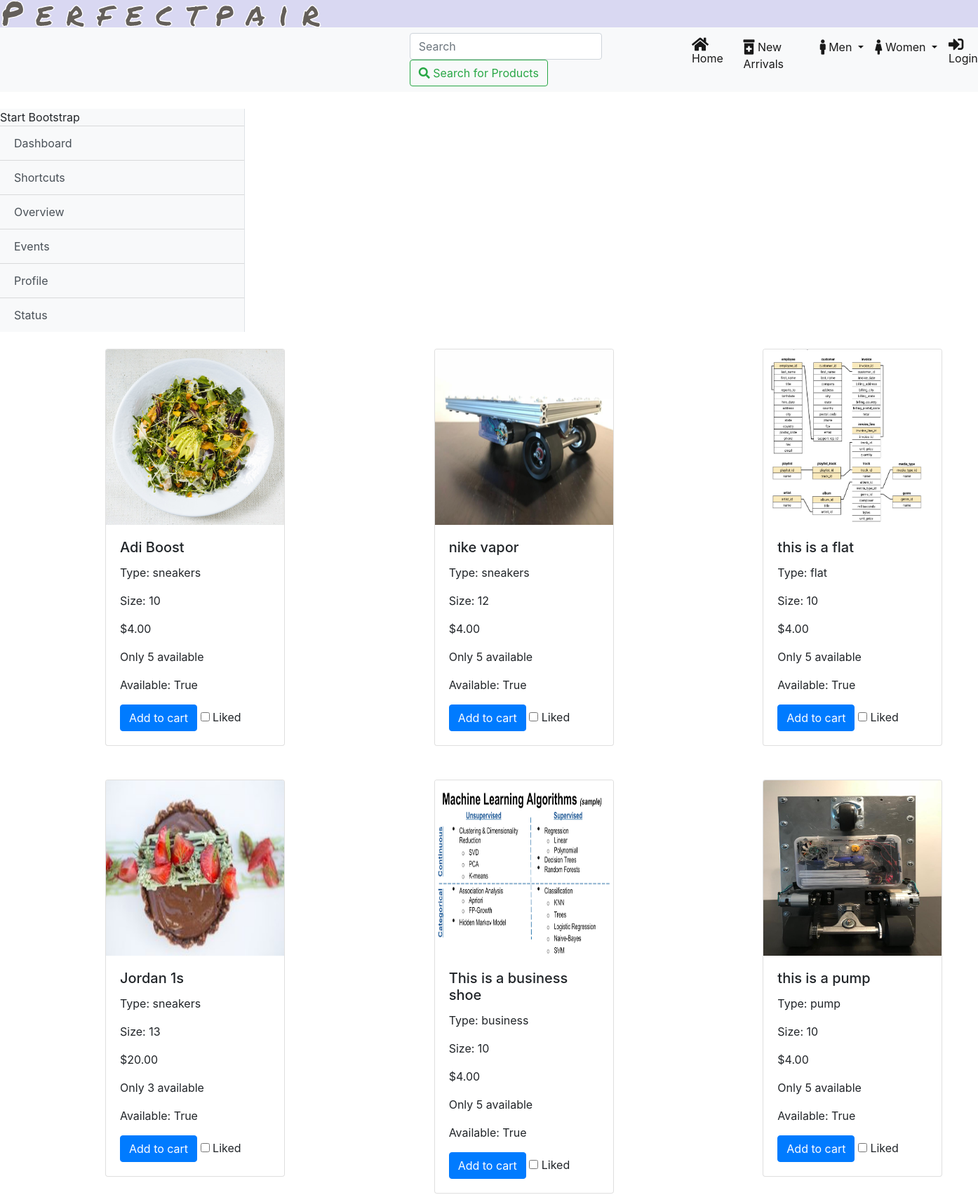
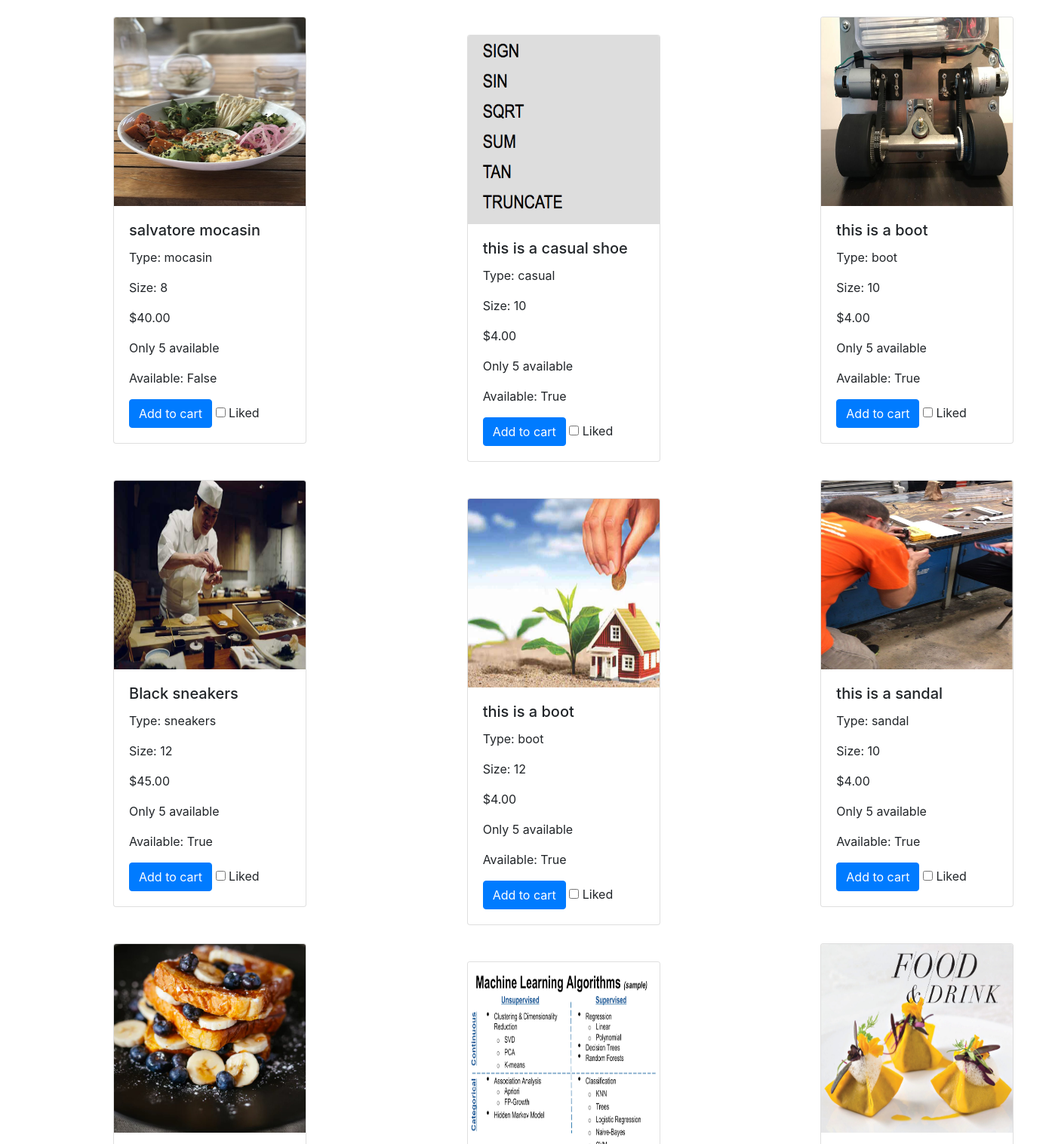
The page /shoe/ (upper part) on the database its author committed (2 pictures, top to bottom).
### shoe/models.py (models this page shows, shortened)
class Shoe(models.Model):
	name 			= models.CharField(max_length=30, default="Boosts")
	image 			= models.ImageField(upload_to='shoe/', blank=True, null=True)
	style 			= models.CharField(max_length=20, default="sneakers")
	size 			= models.IntegerField(default=10)
	color 			= models.CharField(max_length=20, default="blue")
	brand 			= models.CharField(max_length=20, default="Nike")
	price 			= models.DecimalField(max_digits=4, decimal_places=2, default=4.00)
	availability 	= models.BooleanField(default=True)
	new 			= models.BooleanField(default=True)
	stock 			= models.IntegerField(default=5)
	gender_choices 	= (
        ('M', 'Male'),
        ('F', 'Female'),
    )
	gender 			= models.CharField(max_length=1, choices=gender_choices, default="M")
	date 			= models.DateField(("Date"), default=datetime.date.today)
	like 			= models.BooleanField(default=False)

### shoe/views.py (the view)
# urls.py: path('', views.view, name='shoe_list'),
def shoe_list(request):
	shoe_list = Shoe.objects.all()
	context = {
		'shoe_list': shoe_list,
	}
	return render(request, 'shoe/shoe_list.html', context)

### shoe/templates/shoe/shoe_list.html (shortened to what this page needs)
{% include "base.html" %}
{% load static %}
{% block content %}
<link href="{% static 'css/shoe_list.css' %}" rel="stylesheet">
 <div class="w-25" id="wrapper">
    <div class="bg-light border-right" id="sidebar-wrapper">
      <div class="sidebar-heading">Start Bootstrap </div>
      <div class="list-group list-group-flush">
        <a href="#" class="list-group-item list-group-item-action bg-light">Dashboard</a>
        <a href="#" class="list-group-item list-group-item-action bg-light">Shortcuts</a>
        <a href="#" class="list-group-item list-group-item-action bg-light">Overview</a>
        <a href="#" class="list-group-item list-group-item-action bg-light">Events</a>
        <a href="#" class="list-group-item list-group-item-action bg-light">Profile</a>
        <a href="#" class="list-group-item list-group-item-action bg-light">Status</a>
      </div>
    </div>
  </div>
    <div class='card-columns mr-2'>
            {% for shoe in shoe_list %}
				<div class="mb-4 mt-4 card text-left" style="width:16rem;">
				  <img src="{{shoe.image.url}}" class="card-img-top" style="width:254px; height:250px">
				  <div class="card-body" class="shadow-lg p-3 mb-5 bg-white rounded">
				    <h5 class="card-title">{{shoe.name}}</h5>
				    <p class="card-text">Type: {{shoe.style}}</p>
				    <p class="card-text">Size: {{shoe.size}}</p>
				    <p class="card-text">${{shoe.price}}</p>
				    <p class="card-text">Only {{shoe.stock}} available</p>
				    <p class="card-text">Available: {{shoe.availability}}</p>
				   	<a href="{% url 'shoe:cart_list' %}"class="btn btn-primary" name='q1'>Add to cart</a>
				    <input id="apto" type="checkbox">
				   	<label for="apto">Liked</label>
				  </div>
				</div>
            {% endfor %}
        </div>
{% endblock %}

### static-storage/css/custom.css (style rules this page uses)
.card { display:inline-block; margin-right: 20px; position: relative; left: 150px; }

### rows shown on the page
Shoe: image (picture), name "Adi Boost", style "sneakers", size "10", price "4.00", stock "5", availability "True"
Shoe: image (picture), name "Jordan 1s", style "sneakers", size "13", price "20.00", stock "3", availability "True"
Shoe: image (picture), name "salvatore mocasin", style "mocasin", size "8", price "40.00", stock "5", availability "False"
Shoe: image (picture), name "Black sneakers", style "sneakers", size "12", price "45.00", stock "5", availability "True"
Shoe: image (picture)
Shoe: image (picture), name "nike vapor", style "sneakers", size "12", price "4.00", stock "5", availability "True"
Shoe: image (picture), name "This is a business shoe", style "business", size "10", price "4.00", stock "5", availability "True"
Shoe: image (picture), name "this is a casual shoe", style "casual", size "10", price "4.00", stock "5", availability "True"
Shoe: image (picture), name "this is a boot", style "boot", size "12", price "4.00", stock "5", availability "True"
Shoe: image (picture)
Shoe: image (picture), name "this is a flat", style "flat", size "10", price "4.00", stock "5", availability "True"
Shoe: image (picture), name "this is a pump", style "pump", size "10", price "4.00", stock "5", availability "True"
Shoe: image (picture), name "this is a boot", style "boot", size "10", price "4.00", stock "5", availability "True"
Shoe: image (picture), name "this is a sandal", style "sandal", size "10", price "4.00", stock "5", availability "True"
Shoe: image (picture)
